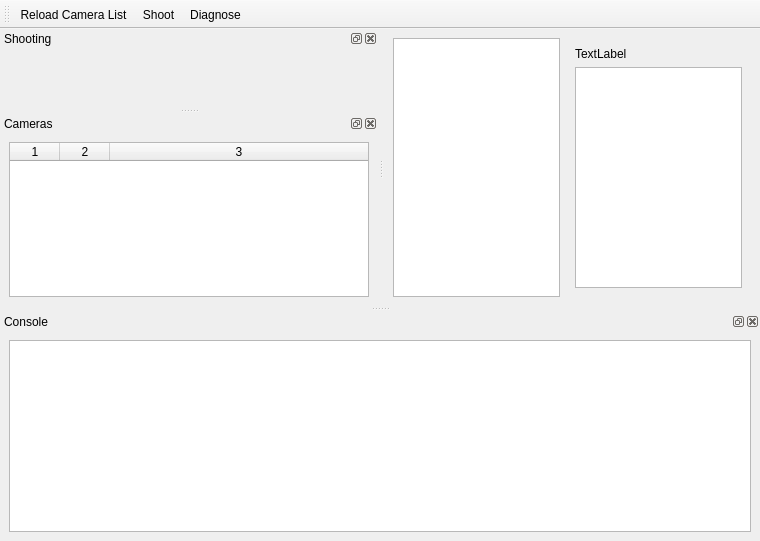
<?xml version="1.0" encoding="UTF-8"?>
<ui version="4.0">
 <class>MainWindow</class>
 <widget class="QMainWindow" name="MainWindow">
  <property name="geometry">
   <rect>
    <x>0</x>
    <y>0</y>
    <width>760</width>
    <height>541</height>
   </rect>
  </property>
  <property name="windowTitle">
   <string>MainWindow</string>
  </property>
  <property name="tabShape">
   <enum>QTabWidget::Rounded</enum>
  </property>
  <property name="dockNestingEnabled">
   <bool>false</bool>
  </property>
  <property name="dockOptions">
   <set>QMainWindow::AllowTabbedDocks|QMainWindow::AnimatedDocks</set>
  </property>
  <property name="unifiedTitleAndToolBarOnMac">
   <bool>false</bool>
  </property>
  <widget class="QWidget" name="centralwidget">
   <layout class="QHBoxLayout" name="horizontalLayout">
    <item>
     <widget class="QTableView" name="tableView"/>
    </item>
    <item>
     <widget class="QWidget" name="widget" native="true">
      <layout class="QVBoxLayout" name="verticalLayout">
       <item>
        <widget class="QLabel" name="label">
         <property name="text">
          <string>TextLabel</string>
         </property>
        </widget>
       </item>
       <item>
        <widget class="QTableView" name="tableView_2"/>
       </item>
      </layout>
     </widget>
    </item>
   </layout>
  </widget>
  <widget class="QMenuBar" name="menubar">
   <property name="geometry">
    <rect>
     <x>0</x>
     <y>0</y>
     <width>760</width>
     <height>20</height>
    </rect>
   </property>
  </widget>
  <widget class="QDockWidget" name="shootingDockWidget">
   <property name="sizePolicy">
    <sizepolicy hsizetype="Maximum" vsizetype="Maximum">
     <horstretch>0</horstretch>
     <verstretch>0</verstretch>
    </sizepolicy>
   </property>
   <property name="minimumSize">
    <size>
     <width>200</width>
     <height>79</height>
    </size>
   </property>
   <property name="windowTitle">
    <string>Shooting</string>
   </property>
   <attribute name="dockWidgetArea">
    <number>1</number>
   </attribute>
   <widget class="QWidget" name="shootingDockWidgetContents">
    <layout class="QVBoxLayout" name="verticalLayout_4">
     <item>
      <widget class="ParameterSlider" name="tvSlider" native="true"/>
     </item>
     <item>
      <widget class="ParameterSlider" name="avSlider" native="true">
       <property name="enabled">
        <bool>false</bool>
       </property>
      </widget>
     </item>
     <item>
      <widget class="ParameterSlider" name="isoSlider" native="true"/>
     </item>
    </layout>
   </widget>
  </widget>
  <widget class="QDockWidget" name="camerasDockWidget">
   <property name="minimumSize">
    <size>
     <width>378</width>
     <height>183</height>
    </size>
   </property>
   <property name="windowTitle">
    <string>Cameras</string>
   </property>
   <attribute name="dockWidgetArea">
    <number>1</number>
   </attribute>
   <widget class="QWidget" name="camerasDockWidgetContents">
    <layout class="QVBoxLayout" name="verticalLayout_3">
     <item>
      <widget class="QTableWidget" name="camerasTableWidget">
       <property name="minimumSize">
        <size>
         <width>360</width>
         <height>0</height>
        </size>
       </property>
       <property name="editTriggers">
        <set>QAbstractItemView::NoEditTriggers</set>
       </property>
       <property name="columnCount">
        <number>3</number>
       </property>
       <attribute name="horizontalHeaderCascadingSectionResizes">
        <bool>false</bool>
       </attribute>
       <attribute name="horizontalHeaderDefaultSectionSize">
        <number>50</number>
       </attribute>
       <attribute name="horizontalHeaderStretchLastSection">
        <bool>true</bool>
       </attribute>
       <column/>
       <column/>
       <column/>
      </widget>
     </item>
    </layout>
   </widget>
  </widget>
  <widget class="QDockWidget" name="dockWidget_3">
   <property name="allowedAreas">
    <set>Qt::BottomDockWidgetArea|Qt::TopDockWidgetArea</set>
   </property>
   <property name="windowTitle">
    <string>Console</string>
   </property>
   <attribute name="dockWidgetArea">
    <number>8</number>
   </attribute>
   <widget class="QWidget" name="dockWidgetContents_3">
    <layout class="QVBoxLayout" name="verticalLayout_2">
     <item>
      <widget class="QTextBrowser" name="textBrowser"/>
     </item>
    </layout>
   </widget>
  </widget>
  <widget class="QToolBar" name="toolBar">
   <property name="windowTitle">
    <string>toolBar</string>
   </property>
   <attribute name="toolBarArea">
    <enum>TopToolBarArea</enum>
   </attribute>
   <attribute name="toolBarBreak">
    <bool>false</bool>
   </attribute>
   <addaction name="actionReloadCameras"/>
   <addaction name="actionShoot"/>
   <addaction name="actionDiagnose"/>
  </widget>
  <action name="actionReloadCameras">
   <property name="icon">
    <iconset resource="photobooth.qrc">
     <normaloff>:/icons/view-refresh.png</normaloff>:/icons/view-refresh.png</iconset>
   </property>
   <property name="text">
    <string>Reload Camera List</string>
   </property>
   <property name="toolTip">
    <string>Update the list of cameras</string>
   </property>
  </action>
  <action name="actionShoot">
   <property name="icon">
    <iconset resource="photobooth.qrc">
     <normaloff>:/icons/camera-photo.png</normaloff>:/icons/camera-photo.png</iconset>
   </property>
   <property name="text">
    <string>Shoot</string>
   </property>
   <property name="toolTip">
    <string>Take one photo using each of the available cameras</string>
   </property>
  </action>
  <action name="actionDiagnose">
   <property name="text">
    <string>Diagnose</string>
   </property>
  </action>
 </widget>
 <customwidgets>
  <customwidget>
   <class>ParameterSlider</class>
   <extends>QWidget</extends>
   <header>parameterslider.h</header>
   <container>1</container>
  </customwidget>
 </customwidgets>
 <resources>
  <include location="photobooth.qrc"/>
 </resources>
 <connections/>
</ui>
